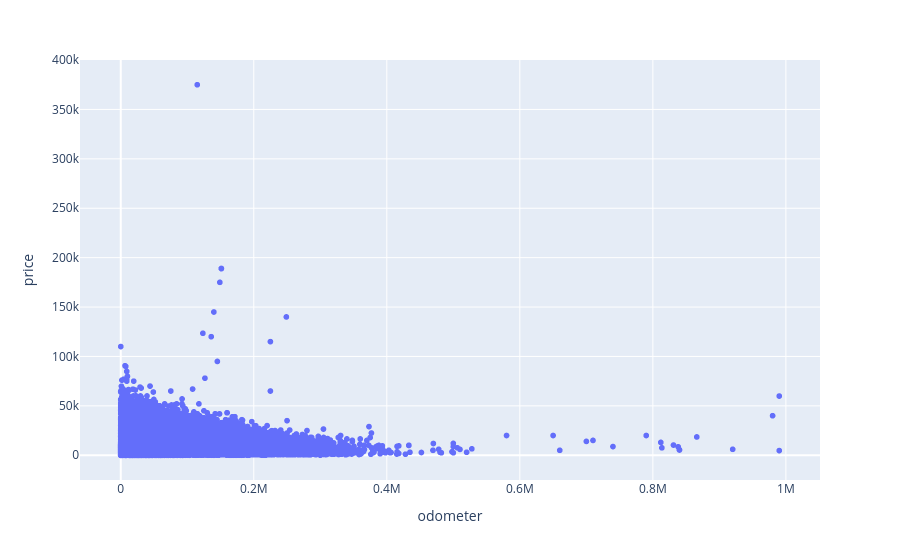

Notebook code cell kept with this figure:
### Code cell
car_data = pd.read_csv('vehicles_us.csv') # leer los datos
fig = px.scatter(car_data, x="odometer", y="price") # crear un gráfico de dispersión
fig.show() # crear gráfico de dispersión

### Figure 1 — Plotly figure (JSON) as saved in the notebook; plotly's stock layout.template omitted (floating-point values rounded to 4 significant figures; data arrays with more than 128 entries replaced by an {"elided": "..."} marker saying what was removed)
{"data": [{"hovertemplate": "odometer=%{x}<br>price=%{y}<extra></extra>", "legendgroup": "", "marker": {"color": "#636efa", "symbol": "circle"}, "mode": "markers", "name": "", "showlegend": false, "type": "scattergl", "x": {"elided": "51525 float values"}, "xaxis": "x", "y": {"elided": "51525 int values"}, "yaxis": "y"}], "layout": {"legend": {"tracegroupgap": 0}, "margin": {"t": 60}, "xaxis": {"anchor": "y", "domain": [0, 1], "title": {"text": "odometer"}}, "yaxis": {"anchor": "x", "domain": [0, 1], "title": {"text": "price"}}}}
